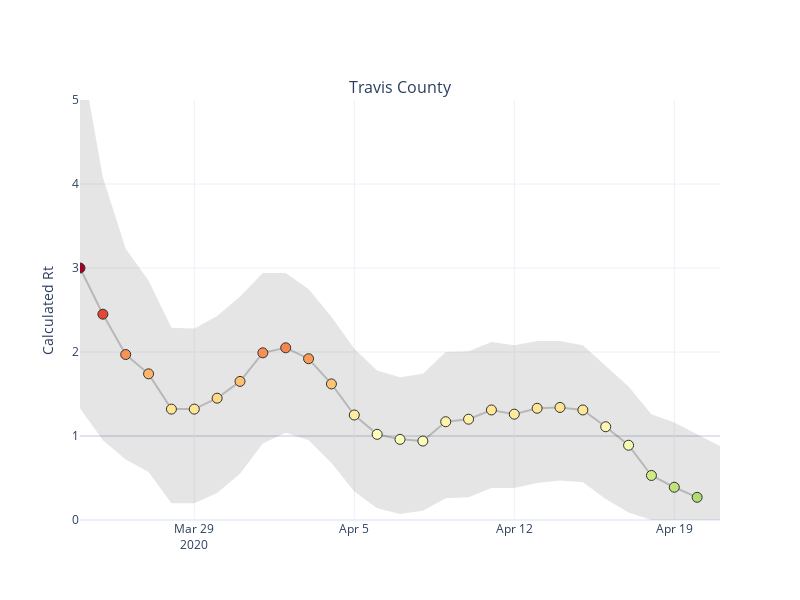

This figure's notebook cell:
### Code cell
from plotly.subplots import make_subplots

# The entire process for a given county and sigma
county = 'Travis'
sigma = 0.3

# Get smoothed new case values
original, smoothed = prepare_cases(df.loc[county], 
                              min_cases=20)

# Get previous values of Rt
posteriors, _ = get_posteriors(smoothed, 
                               sigma=sigma)

# Calculate confidence intervals and Most Likely Rt
hdis_90 = highest_density_interval(posteriors, p=.9)
most_likely = posteriors.idxmax().rename('ML')
result = pd.concat([most_likely, hdis_90], axis=1)

shapes=[{'type': 'line', 
        'x0': 0, 'x1': 1, 'xref': 'paper',
        'y0': 1.0, 'y1': 1.0, 'yref': 'y',
        'layer': 'below', 'opacity': .2}]

fig = make_subplots(rows=1, cols=1, subplot_titles=[county + ' County'])
fig.update_layout(template='plotly_white', 
                  height=600,
                  width=800,
                  shapes=shapes)
fig.update_yaxes(range = [0, 5.],
                 title_text='Calculated Rt')
fig.update_xaxes(range = [
    pd.Timestamp('2020-03-24'),
    result.index[-1]+pd.Timedelta(days=1)
])

fig = plot_rt_plotly(result, county, fig)
fig.show()
